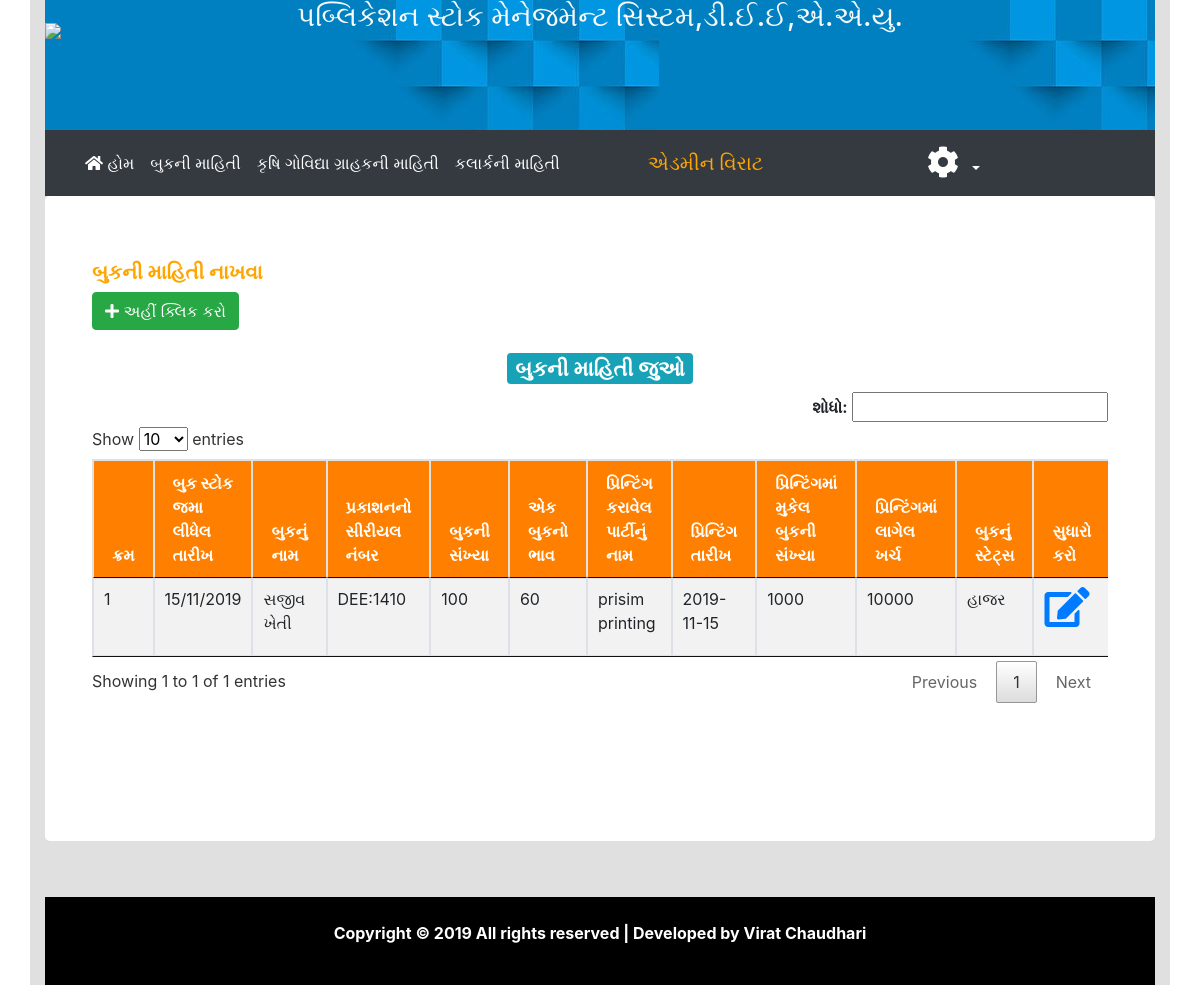
The page /bookinfo.php (signed in) on the database as committed earlier.
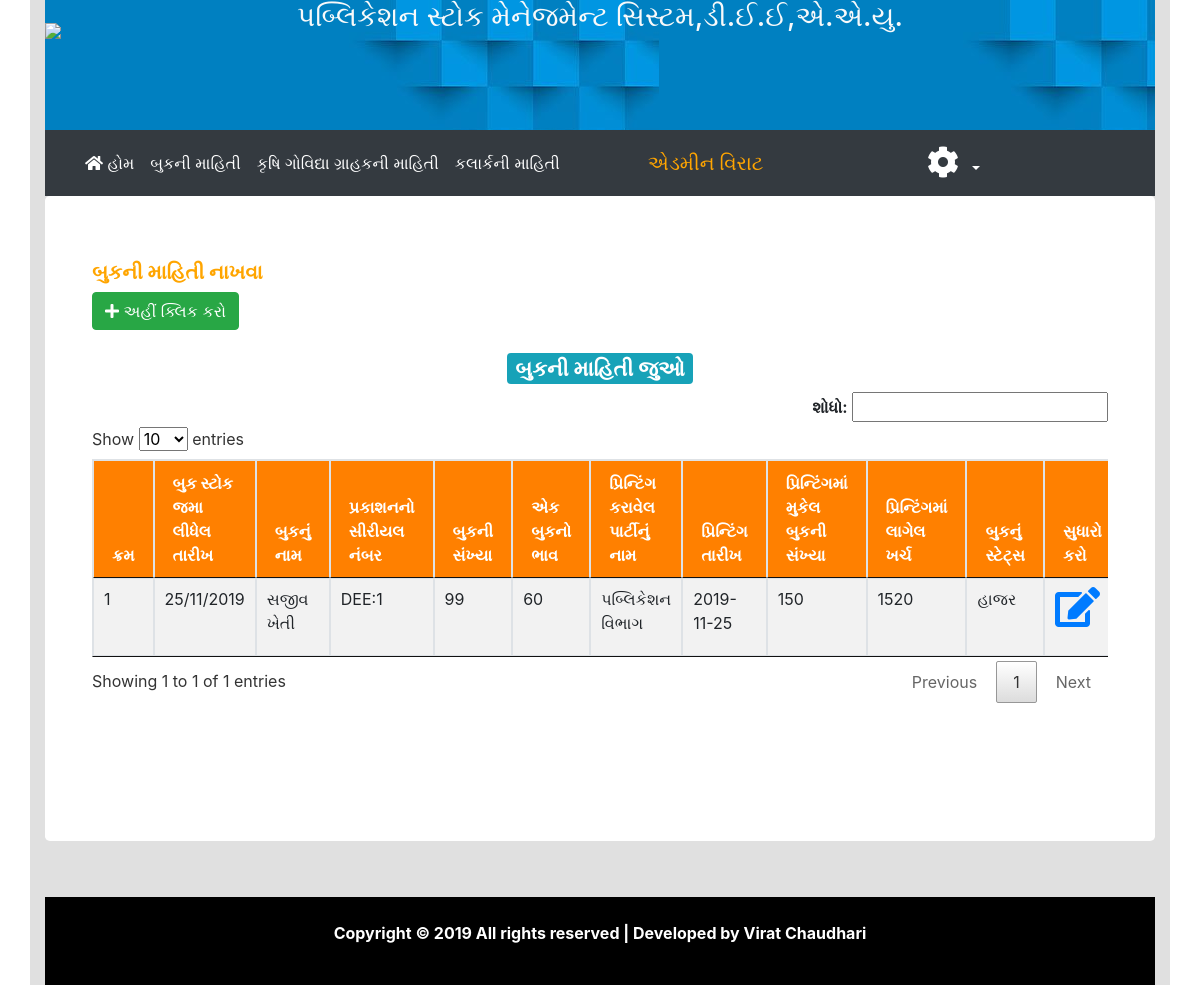
The same page on the database as committed later.
### tables this page shows
CREATE TABLE `book` (
  `b_id` int(11) NOT NULL,
  `bname` varchar(255) NOT NULL,
  `bsr` varchar(100) NOT NULL,
  `bno` varchar(100) NOT NULL,
  `bbh` varchar(11) NOT NULL,
  `date` varchar(50) NOT NULL,
  `bstatus` varchar(20) NOT NULL,
  `printing` varchar(100) NOT NULL,
  `p_date` varchar(20) NOT NULL,
  `total_bookno` varchar(60) NOT NULL,
  `total_kharch` varchar(50) NOT NULL,
  `status` int(11) NOT NULL DEFAULT '0'
);

### bookinfo.php (the view, shortened to what this page needs)
<?php
include 'head.php';
?>
<link rel="stylesheet" href="clander/jquery.dataTables.min.css">
<div class="container">
	<div class="row">
		<div class="col-md-12">
			<div class="panel panel-default">
				<div class="panel-body">
			<div class="div-action pull pull-left" style="padding-bottom:20px;">
				<h5 style="color: orange;"><B>બુકની માહિતી નાખવા</B></h5>
				<button type="button" class="btn btn-success" data-toggle="modal" data-target="#myModal">
					<i class="fa fa-plus"></i>  અહીં ક્લિક કરો
				</button>
			</div>
			<center>
				<a href="bookinfo.php">
					<h3><span class="badge badge-info">બુકની માહિતી જુઓ</h3>
				</a>
			</center>
			<div class="a" style="text-align: right;">
				<b><label>શોધો:</label></b>
				<input type="text" id="myInputTextField">
			</div>
			<div class="table-wrapper-scroll-y my-custom-scrollbar">
				<table class="table table-striped table-bordered" id="example">
					<thead style='background-color:#ff8000;color:#ffffff';>
						<tr>
							<th>ક્રમ</th>
							<th>બુક સ્ટોક જમા લીધેલ તારીખ</th>
							<th>બુકનું નામ</th>
							<th>પ્રકાશનનો સીરીયલ નંબર</th>
							<th>બુકની સંખ્યા</th>
							<th>એક બુકનો ભાવ</th>
							<th>પ્રિન્ટિંગ કરાવેલ પાર્ટીનું નામ</th>
							<th>પ્રિન્ટિંગ તારીખ</th>
							<th>પ્રિન્ટિંગમાં મુકેલ બુકની સંખ્યા</th>
							<th>પ્રિન્ટિંગમાં  લાગેલ ખર્ચ</th>
							<th>બુકનું સ્ટેટ્સ</th>
							<th>સુધારો કરો</th>
						</tr>
					</thead>
					<?php
					$qry="select * from book where status=0";
					$rs=mysqli_query($con,$qry);
					$count=1;
					while($data=mysqli_fetch_assoc($rs))
					{
						echo "<tr>";
						echo "<td><label>";
						echo $count;
						echo "</label></td>";
						echo "<td><label id='dtt".$data["b_id"]."'>";
						echo $data["date"];
						echo "</label></td>";
						echo "<td><label id='bnam".$data["b_id"]."'>";
						echo $data["bname"];
						echo "</label></td>";
						echo "<td><label id='bsrr".$data["b_id"]."'>";
						echo $data["bsr"];
						echo "</label></td>";
						echo "<td><label id='bnoo".$data["b_id"]."'>";
						echo $data["bno"];
						echo "</label></td>";
						echo "<td><label id='bbhh".$data["b_id"]."'>";
						echo $data["bbh"];
						echo "</label></td>";
						echo "<td><label id='pri1".$data["b_id"]."'>";
						echo $data["printing"];
						echo "</label></td>";
						echo "<td><label id='pdtt".$data["b_id"]."'>";
						echo $data["p_date"];
						echo "</label></td>";
						echo "<td><label id='tbkno".$data["b_id"]."'>";
						echo $data["total_bookno"];
						echo "</label></td>";
						echo "<td><label id='tottkh".$data["b_id"]."'>";
						echo $data["total_kharch"];
						echo "</label></td>";
						echo "<td><label id='bstt".$data["b_id"]."'>";
						if($data["bstatus"]==1)
						{
							echo "હાજર"	;
						}
						else
						{
							echo "હાજર નથી";
						}
						echo "</label></td>";
						echo "<td><a class='virat' href='#' title='View' data-target='#myModal2' data-toggle='modal' data11='".$data["b_id"]."' id='".$data["b_id"]."'><i class='fas fa-edit' style='font-size:40px;'></i></a></td>";
						echo "</tr>";
						$count++;
					}
					?>
				</table>
			</div>
		</div>
	</div>
</div>
</div>
</div>
</div>
</div>
	<?php
	include 'footer.php';
	?>

Rows that differ between the two databases and show on the page:
removed book: date "15/11/2019", bname "સજીવ ખેતી", bsr "DEE:1410", bno "100", bbh "60", printing "prisim printing", p_date "2019-11-15", total_bookno "1000", total_kharch "10000", bstatus "હાજર"
added book: date "25/11/2019", bname "સજીવ ખેતી", bsr "DEE:1", bno "99", bbh "60", printing "પબ્લિકેશન વિભાગ", p_date "2019-11-25", total_bookno "150", total_kharch "1520", bstatus "હાજર"
